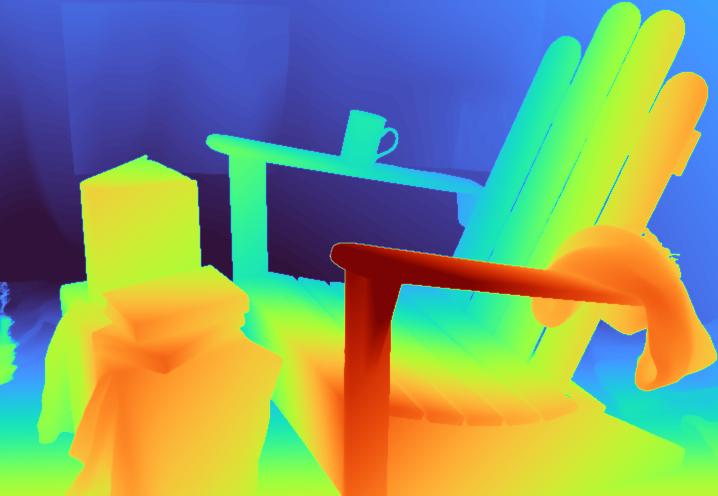
#> input picture inference/test_images/middlebury_Adirondack/zero_shot_disp.png, 1436 x 992 px (shown at 1/2 size)
$ python check_rectification.py test_images/middlebury_Adirondack/zero_shot_disp.png test_images/middlebury_Adirondack/zero_shot_vis.png
#> lines starting #> are read from the running program, lines starting #| are printed output that depends on the picture; after the words box and inside, x2 and y2 are one past the last pixel; in counts of white or black regions, pixels touching at a corner belong together
"""
Check whether a left/right image pair is a rectified stereo pair (what FoundationStereo expects).

    python inference/check_rectification.py <left image> <right image>
    python inference/check_rectification.py inference/test_images/deepak/left.jpeg inference/test_images/deepak/right.jpeg

The script matches SIFT features between the two images and keeps only the geometrically consistent matches (RANSAC on
the fundamental matrix). For a rectified pair:
  - vertical offset  dy = y_left - y_right  is ~0 for every match (|dy| < ~1-2 px),
  - horizontal offset dx = x_left - x_right is >= 0 (a point appears further LEFT in the right image),
  - epipolar lines are horizontal.
Writes <left>_rectcheck.png next to the left image: matches drawn on top of each other, coloured by |dy|.
"""
import sys
from pathlib import Path

import cv2
import numpy as np


def main():
    if len(sys.argv) != 3:
        sys.exit(__doc__)
    left_path, right_path = Path(sys.argv[1]), Path(sys.argv[2])
    L, R = cv2.imread(str(left_path)), cv2.imread(str(right_path))
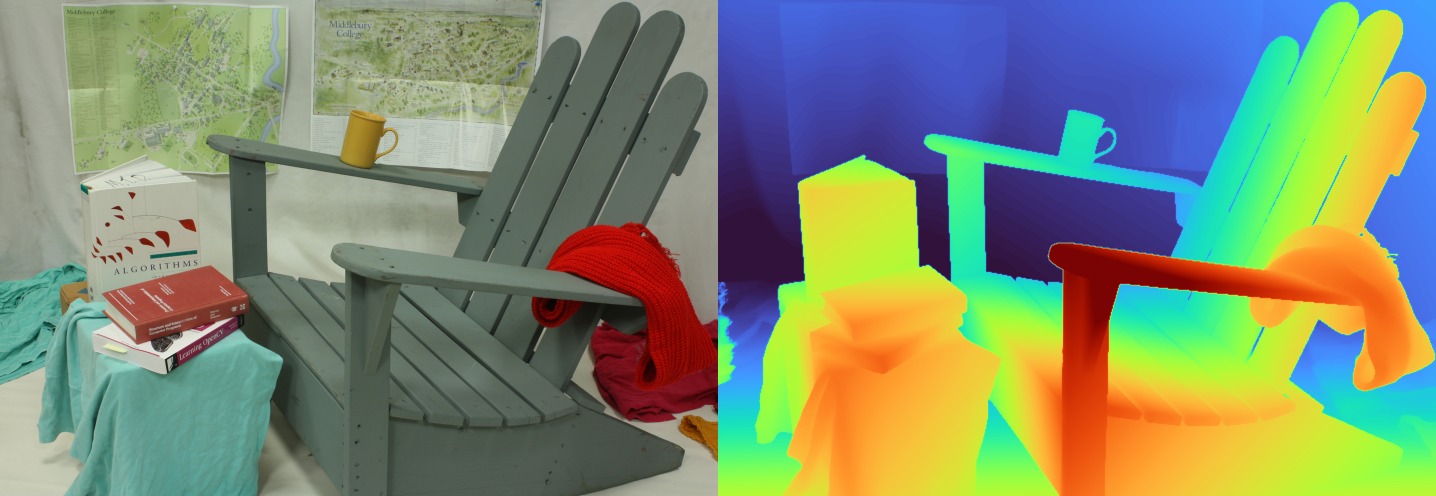
#> input picture inference/test_images/middlebury_Adirondack/zero_shot_vis.png, 2872 x 992 px (shown at 1/2 size)
#> L is the input picture: shape (992, 1436, 3); mean B, G, R 114.9, 152.5, 132.9
#> R is the input picture: shape (992, 2872, 3); mean B, G, R 112.5, 140.5, 127.7
    if L is None or R is None:
        sys.exit("ERROR: could not read one of the images")
    print(f"left  {left_path.name}: {L.shape[1]}x{L.shape[0]}")
#| left  zero_shot_disp.png: 1436x992
    print(f"right {right_path.name}: {R.shape[1]}x{R.shape[0]}")
#| right zero_shot_vis.png: 2872x992
    if L.shape != R.shape:
        print("FAIL: the images have different sizes - not a rectified pair")

    sift = cv2.SIFT_create(8000)
    kl, dl = sift.detectAndCompute(cv2.cvtColor(L, cv2.COLOR_BGR2GRAY), None)
#> kl = 1076 keypoints; strongest (x, y, size): (433, 499, 51.6), (408, 526, 9.9), (453, 538, 21), (661, 513, 2)
    kr, dr = sift.detectAndCompute(cv2.cvtColor(R, cv2.COLOR_BGR2GRAY), None)
#> kr = 3652 keypoints; strongest (x, y, size): (215, 449, 5.7), (1869, 499, 51.4), (264, 390, 7.7), (332, 720, 3.8)
    matches = cv2.BFMatcher().knnMatch(dl, dr, k=2)
#> matches = 1076 matches
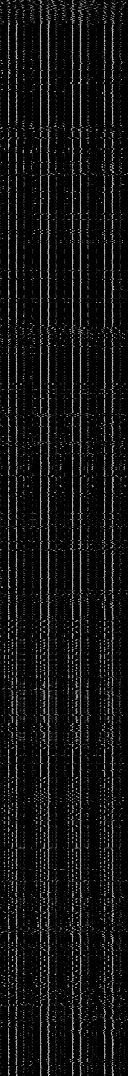
#> dl: shape (1076, 128) float32; min 0, max 205, mean 18.3
    good = [m for m, n in (p for p in matches if len(p) == 2) if m.distance < 0.75 * n.distance]
#> good = 1055 matches
    if len(good) < 20:
        sys.exit(f"Only {len(good)} feature matches - images too different or too little texture to check")
    pl = np.float32([kl[m.queryIdx].pt for m in good])
#> pl = 1055 pairs, first value 15.41 to 1428.4, second value 4.76 to 840.9
    pr = np.float32([kr[m.trainIdx].pt for m in good])
#> pr = 1055 pairs, first value 1451.4 to 2864.4, second value 4.76 to 841.9
    F, inl = cv2.findFundamentalMat(pl, pr, cv2.FM_RANSAC, 1.0, 0.999)
#> F = [[7.13e-23, 4.15e-15, -2.4e-12], [-4.15e-15, -5.21e-21, -0.00281], [2.4e-12, 0.00281, 3.45e-09]]; inl = 1055 values, max 1 at index 0, min 0 at index 284, mean 0.994
    inl = inl.ravel().astype(bool)
    pl, pr = pl[inl], pr[inl]
#> pl = 1049 pairs, first value 15.41 to 1428.4, second value 4.76 to 830.1; pr = 1049 pairs, first value 1451.4 to 2864.4, second value 4.76 to 830.2
    dy = pl[:, 1] - pr[:, 1]
#> dy = 1049 values, max 0.556 at index 252, min -0.917 at index 498, mean -8.44e-05
    dx = pl[:, 0] - pr[:, 0]
#> dx = 1049 values, max -1422 at index 498, min -1437.8 at index 252, mean -1436
    print(f"\n{len(good)} matches, {inl.sum()} geometrically consistent (RANSAC)")
#| 1055 matches, 1049 geometrically consistent (RANSAC)
    print(f"vertical offset   dy = y_left - y_right : median {np.median(dy):+.1f} px, "
          f"|dy| median {np.median(np.abs(dy)):.1f} px, 90th pct {np.percentile(np.abs(dy), 90):.1f} px, "
          f"range {dy.min():+.0f}..{dy.max():+.0f}")
#| vertical offset   dy = y_left - y_right : median +0.0 px, |dy| median 0.0 px, 90th pct 0.0 px, range -1..+1
    print(f"horizontal offset dx = x_left - x_right : median {np.median(dx):+.1f} px, "
          f"{100 * np.mean(dx < -1):.0f}% negative, range {dx.min():+.0f}..{dx.max():+.0f}")
#| horizontal offset dx = x_left - x_right : median -1436.0 px, 100% negative, range -1438..-1422

    # for a rectified pair F ~ [[0,0,0],[0,0,-1],[0,1,0]] (up to scale/sign); epipoles at infinity along x
    _, _, vt = np.linalg.svd(F)
#> vt = [[6.06e-10, 0.706, 0.708], [6.05e-10, 0.708, -0.706], [-1, 8.56e-10, 1.48e-12]]
    e = vt[-1]
#> e = [-1, 8.56e-10, 1.48e-12]
    epipole = "at infinity" if abs(e[2]) < 1e-6 else f"at ({e[0] / e[2]:.0f}, {e[1] / e[2]:.0f}) px"
#> epipole = 'at infinity'
    print(f"epipole of the left image: {epipole} (rectified: at infinity, horizontal direction)")
#| epipole of the left image: at infinity (rectified: at infinity, horizontal direction)

    rows_ok = np.percentile(np.abs(dy), 90) <= 2.0
#> rows_ok = True
    order_ok = np.mean(dx < -1) <= 0.05
#> order_ok = False
    swapped = np.mean(dx > 1) <= 0.05 and rows_ok
#> swapped = True
    print("\nVERDICT:")
    if rows_ok and order_ok:
        print("  RECTIFIED - rows line up and left/right order is correct. Fine for FoundationStereo.")
    elif swapped:
        print("  Rows line up but LEFT and RIGHT ARE SWAPPED - exchange the two files.")
    elif rows_ok:
        print(f"  Rows line up, but {100 * np.mean(dx < -1):.0f}% of points move RIGHT in the right image "
              "(should move LEFT): left/right order looks wrong.")
    else:
        print(f"  NOT RECTIFIED - the same point is on different rows (90% of matches off by up to "
              f"{np.percentile(np.abs(dy), 90):.0f} px; must be <~2 px).")
        print("  (Left/right order cannot be judged from these raw shifts: if the camera also turned between the")
        print("   shots, every point gets the same extra sideways shift. Rectify first: inference/rectify_pair.py)")
        print("  FoundationStereo results on this pair will be meaningless.")

    # visualisation: blend of both images, matches coloured green (|dy|<=2) -> red (|dy|>=20)
    h, w = L.shape[:2]
#> h = 992; w = 1436
    Rr = cv2.resize(R, (w, h)) if R.shape != L.shape else R
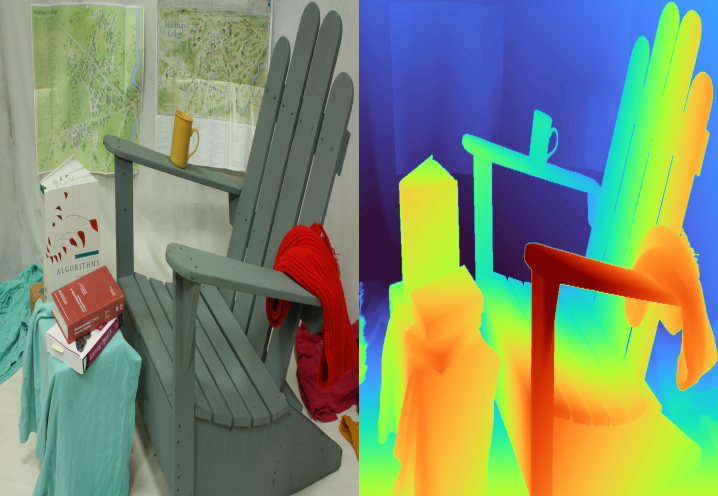
#> Rr: shape (992, 1436, 3) (shown at 1/2 size); mean B, G, R 112.6, 140.7, 127.8
    vis = cv2.addWeighted(L, 0.5, Rr, 0.5, 0)
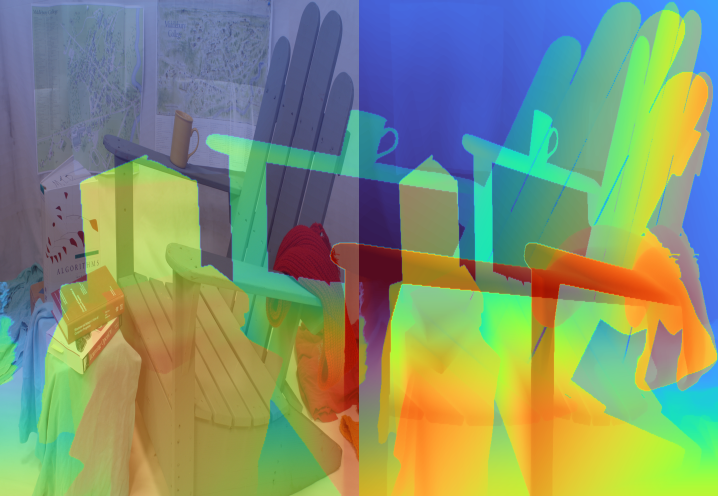
#> vis: shape (992, 1436, 3) (shown at 1/2 size); mean B, G, R 113.8, 146.6, 130.4
    sel = np.random.default_rng(0).choice(len(pl), min(300, len(pl)), replace=False)
#> sel = 300 values, max 1044 at index 151, min 2 at index 294, mean 536.6
    for i in sel:
        t = float(np.clip((abs(dy[i]) - 2) / 18, 0, 1))
        color = (0, int(255 * (1 - t)), int(255 * t))
        cv2.line(vis, tuple(map(int, pl[i])), tuple(map(int, pr[i])), color, 2)
        cv2.circle(vis, tuple(map(int, pl[i])), 3, color, -1)
#> this loop made 300 passes
#> i on passes 1 to 3: 617, 272, 515
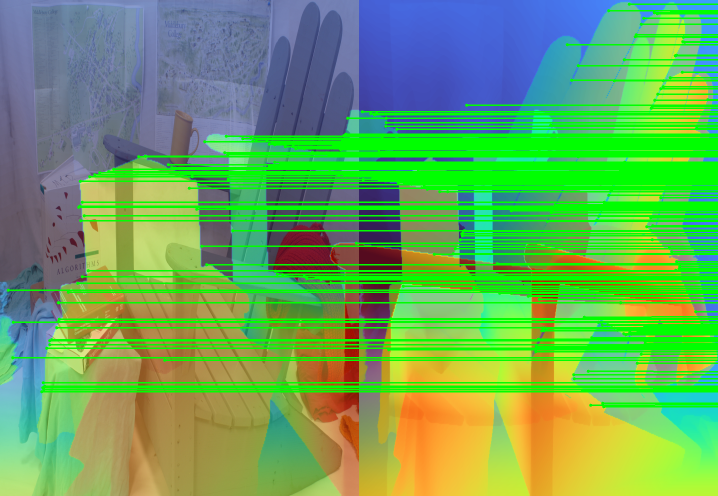
#> vis: shape (992, 1436, 3) (shown at 1/2 size); mean B, G, R 90.4, 167.8, 104.5
    for y in range(0, h, max(40, h // 20)):
        cv2.line(vis, (0, y), (w, y), (255, 255, 0), 1)
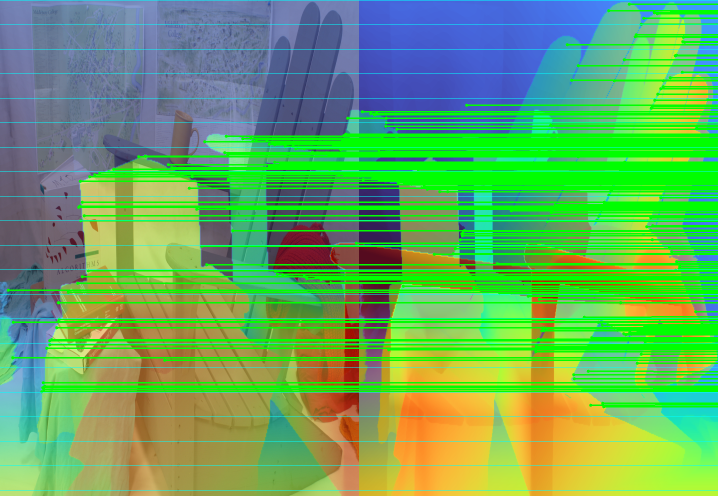
#> vis: shape (992, 1436, 3) (shown at 1/2 size); 2.12% of pixels changed, all inside (x1, y1, x2, y2) = (0, 0, 1436, 981)
    out = left_path.with_name(left_path.stem + "_rectcheck.png")
    cv2.imwrite(str(out), vis)
    print(f"\nVisual check: {out}  (lines = how each matched point moves; rectified -> all lines horizontal, green)")


if __name__ == "__main__":
    main()
